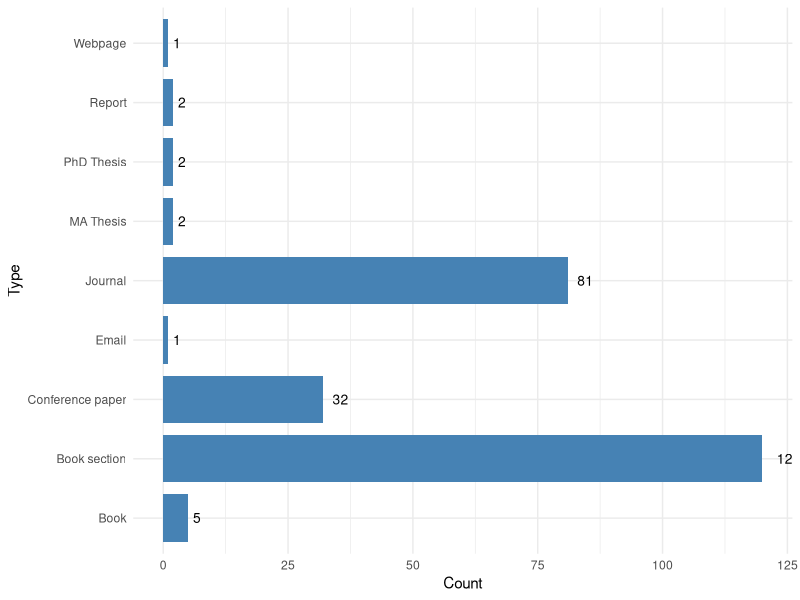

Reproduce this figure in R.
## ---- chunk 1
#| echo: false

library(ggplot2)

pub_type_count <- data.frame(
  Type=c("Book", "Book section", "Conference paper", 
         "Email", "Journal", "Webpage", 
         "Report", "PhD Thesis", "MA Thesis"),
  Count=c(5,120,32,1,81,1,2,2,2)
)

## ---- chunk 2
#| echo: false
#| label: fig-publication-type-counts
#| fig-cap: "Count of the publication types in the database." 
#| fig-width: 5
#| fig-height: 4

ggplot(pub_type_count, aes(x = Count, y = Type)) +
  geom_bar(stat = "identity", width = .8, fill="steelblue") + 
  geom_text(aes(label=Count), hjust=-0.6, size=3.5)+
  theme_minimal()

